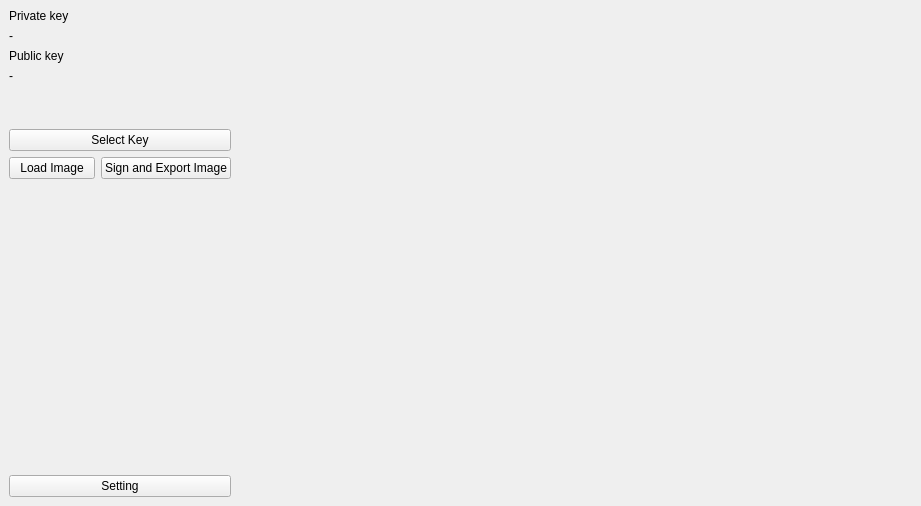
<?xml version="1.0" encoding="UTF-8"?>
<ui version="4.0">
 <class>MainWindow</class>
 <widget class="QMainWindow" name="MainWindow">
  <property name="geometry">
   <rect>
    <x>0</x>
    <y>0</y>
    <width>921</width>
    <height>506</height>
   </rect>
  </property>
  <property name="sizePolicy">
   <sizepolicy hsizetype="Preferred" vsizetype="Preferred">
    <horstretch>0</horstretch>
    <verstretch>0</verstretch>
   </sizepolicy>
  </property>
  <property name="minimumSize">
   <size>
    <width>921</width>
    <height>506</height>
   </size>
  </property>
  <property name="windowTitle">
   <string>ADSI Encryptor</string>
  </property>
  <widget class="QWidget" name="centralwidget">
   <layout class="QVBoxLayout" name="verticalLayout">
    <property name="leftMargin">
     <number>0</number>
    </property>
    <property name="topMargin">
     <number>0</number>
    </property>
    <property name="rightMargin">
     <number>0</number>
    </property>
    <property name="bottomMargin">
     <number>0</number>
    </property>
    <item>
     <widget class="QSplitter" name="splitSidebar">
      <property name="sizePolicy">
       <sizepolicy hsizetype="Expanding" vsizetype="Preferred">
        <horstretch>0</horstretch>
        <verstretch>0</verstretch>
       </sizepolicy>
      </property>
      <property name="minimumSize">
       <size>
        <width>0</width>
        <height>0</height>
       </size>
      </property>
      <property name="orientation">
       <enum>Qt::Horizontal</enum>
      </property>
      <property name="handleWidth">
       <number>1</number>
      </property>
      <widget class="QFrame" name="sidebarPanel">
       <property name="minimumSize">
        <size>
         <width>1</width>
         <height>1</height>
        </size>
       </property>
       <property name="maximumSize">
        <size>
         <width>240</width>
         <height>16777215</height>
        </size>
       </property>
       <property name="accessibleName">
        <string>sidebar</string>
       </property>
       <property name="frameShape">
        <enum>QFrame::NoFrame</enum>
       </property>
       <property name="frameShadow">
        <enum>QFrame::Raised</enum>
       </property>
       <layout class="QVBoxLayout" name="verticalLayout_5">
        <item>
         <layout class="QVBoxLayout" name="verticalLayout_3">
          <item>
           <widget class="QLabel" name="labPrivateKey">
            <property name="text">
             <string>Private key</string>
            </property>
           </widget>
          </item>
          <item>
           <widget class="QLabel" name="labPrivateKeyDsp">
            <property name="text">
             <string>-</string>
            </property>
           </widget>
          </item>
         </layout>
        </item>
        <item>
         <layout class="QVBoxLayout" name="verticalLayout_4">
          <item>
           <widget class="QLabel" name="labPublicKey">
            <property name="text">
             <string>Public key</string>
            </property>
           </widget>
          </item>
          <item>
           <widget class="QLabel" name="labPublicKeyDsp">
            <property name="text">
             <string>-</string>
            </property>
           </widget>
          </item>
         </layout>
        </item>
        <item>
         <spacer name="verticalSpacer_2">
          <property name="orientation">
           <enum>Qt::Vertical</enum>
          </property>
          <property name="sizeType">
           <enum>QSizePolicy::Fixed</enum>
          </property>
          <property name="sizeHint" stdset="0">
           <size>
            <width>17</width>
            <height>40</height>
           </size>
          </property>
         </spacer>
        </item>
        <item>
         <widget class="QPushButton" name="btnLoadKey">
          <property name="text">
           <string>Select Key</string>
          </property>
         </widget>
        </item>
        <item>
         <layout class="QHBoxLayout" name="horizontalLayout_2">
          <item>
           <widget class="QPushButton" name="btnImageLoad">
            <property name="text">
             <string>Load Image</string>
            </property>
           </widget>
          </item>
          <item>
           <widget class="QPushButton" name="btnImageExport">
            <property name="text">
             <string>Sign and Export Image</string>
            </property>
           </widget>
          </item>
         </layout>
        </item>
        <item>
         <spacer name="verticalSpacer">
          <property name="orientation">
           <enum>Qt::Vertical</enum>
          </property>
          <property name="sizeHint" stdset="0">
           <size>
            <width>17</width>
            <height>267</height>
           </size>
          </property>
         </spacer>
        </item>
        <item>
         <widget class="QPushButton" name="btnSetting">
          <property name="text">
           <string>Setting</string>
          </property>
         </widget>
        </item>
       </layout>
      </widget>
      <widget class="QFrame" name="clientAreaPanel">
       <property name="frameShape">
        <enum>QFrame::NoFrame</enum>
       </property>
       <property name="frameShadow">
        <enum>QFrame::Raised</enum>
       </property>
       <layout class="QVBoxLayout" name="verticalLayout_2">
        <property name="spacing">
         <number>0</number>
        </property>
        <property name="leftMargin">
         <number>0</number>
        </property>
        <property name="topMargin">
         <number>0</number>
        </property>
        <property name="rightMargin">
         <number>0</number>
        </property>
        <property name="bottomMargin">
         <number>0</number>
        </property>
        <item>
         <widget class="components::ImagePreview" name="labImagePreview">
          <property name="minimumSize">
           <size>
            <width>1</width>
            <height>1</height>
           </size>
          </property>
          <property name="text">
           <string/>
          </property>
          <property name="alignment">
           <set>Qt::AlignCenter</set>
          </property>
         </widget>
        </item>
       </layout>
      </widget>
     </widget>
    </item>
   </layout>
  </widget>
 </widget>
 <customwidgets>
  <customwidget>
   <class>components::ImagePreview</class>
   <extends>QLabel</extends>
   <header>components/ImagePreview.hpp</header>
  </customwidget>
 </customwidgets>
 <resources/>
 <connections>
  <connection>
   <sender>btnSetting</sender>
   <signal>clicked()</signal>
   <receiver>MainWindow</receiver>
   <slot>onBtnSettingClicked()</slot>
   <hints>
    <hint type="sourcelabel">
     <x>119</x>
     <y>479</y>
    </hint>
    <hint type="destinationlabel">
     <x>186</x>
     <y>544</y>
    </hint>
   </hints>
  </connection>
  <connection>
   <sender>btnImageLoad</sender>
   <signal>clicked()</signal>
   <receiver>MainWindow</receiver>
   <slot>onBtnLoadImgClicked()</slot>
   <hints>
    <hint type="sourcelabel">
     <x>73</x>
     <y>187</y>
    </hint>
    <hint type="destinationlabel">
     <x>183</x>
     <y>538</y>
    </hint>
   </hints>
  </connection>
  <connection>
   <sender>btnLoadKey</sender>
   <signal>clicked()</signal>
   <receiver>MainWindow</receiver>
   <slot>onBtnLoadKeyClicked()</slot>
   <hints>
    <hint type="sourcelabel">
     <x>182</x>
     <y>151</y>
    </hint>
    <hint type="destinationlabel">
     <x>357</x>
     <y>559</y>
    </hint>
   </hints>
  </connection>
 </connections>
 <slots>
  <slot>onBtnSettingClicked()</slot>
  <slot>onBtnLoadImgClicked()</slot>
  <slot>onBtnLoadKeyClicked()</slot>
 </slots>
</ui>
